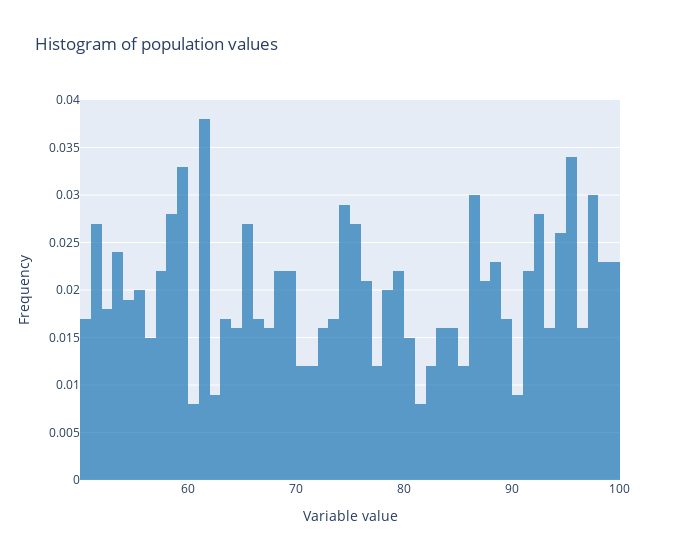

The cell this chart's notebook holds for it:
### Code cell
# Seed the numpy pseudo-random number generator
numpy.random.seed(28)

# Create an array of 1000 values using a continuous uniform distribution between 50 and 100 and assign it to the variable population
population = numpy.random.uniform(50, 100, 1000)

# Create a plotly create_distplot figure of the data in population
fig = figure_factory.create_distplot(
    [numpy.random.choice(population, 1000)], ['Population'],
    show_hist=True,
    show_rug=False,
    show_curve=False
)

fig.update_layout(
    title='Histogram of population values',
    xaxis_title='Variable value',
    yaxis_title='Frequency',
    width=700
)

fig.show()

### Figure 1 — Plotly figure (JSON) as saved in the notebook; plotly's stock layout.template omitted (floating-point values rounded to 4 significant figures; data arrays with more than 128 entries replaced by an {"elided": "..."} marker saying what was removed)
{"data": [{"autobinx": false, "histnorm": "probability density", "legendgroup": "Population", "marker": {"color": "rgb(31, 119, 180)"}, "name": "Population", "opacity": 0.7, "type": "histogram", "x": {"elided": "1000 float values"}, "xaxis": "x", "xbins": {"end": 99.86, "size": 1, "start": 50.02}, "yaxis": "y"}], "layout": {"barmode": "overlay", "hovermode": "closest", "legend": {"traceorder": "reversed"}, "title": {"text": "Histogram of population values"}, "width": 700, "xaxis": {"anchor": "y2", "domain": [0, 1], "title": {"text": "Variable value"}, "zeroline": false}, "yaxis": {"anchor": "free", "domain": [0, 1], "position": 0, "title": {"text": "Frequency"}}}}
